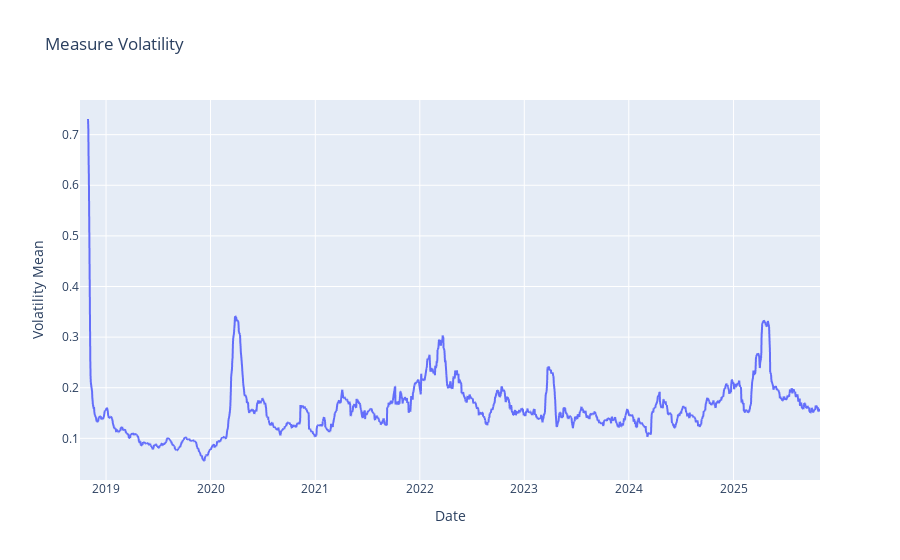

The code cell stored with this chart in its notebook:
### Markdown cell above
### The Mean Volatility

### Code cell
fig = px.line(df_stock, x="date", y="volatility_mean", title="Measure Volatility", 
              labels={"date": "Date", "volatility_mean": "Volatility Mean"})
fig.show()

### Figure 1 — Plotly figure (JSON) as saved in the notebook; plotly's stock layout.template omitted (floating-point values rounded to 4 significant figures; data arrays with more than 128 entries replaced by an {"elided": "..."} marker saying what was removed)
{"data": [{"hovertemplate": "Date=%{x}<br>Volatility Mean=%{y}<extra></extra>", "legendgroup": "", "line": {"color": "#636efa", "dash": "solid"}, "marker": {"symbol": "circle"}, "mode": "lines", "name": "", "showlegend": false, "type": "scattergl", "x": {"elided": "1780 str values"}, "xaxis": "x", "y": {"elided": "1780 float values"}, "yaxis": "y"}], "layout": {"legend": {"tracegroupgap": 0}, "title": {"text": "Measure Volatility"}, "xaxis": {"anchor": "y", "domain": [0, 1], "title": {"text": "Date"}}, "yaxis": {"anchor": "x", "domain": [0, 1], "title": {"text": "Volatility Mean"}}}}
